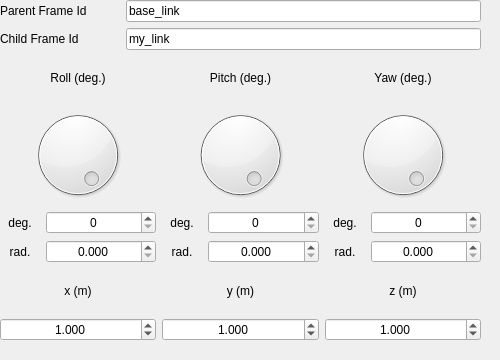
<?xml version="1.0" encoding="UTF-8"?>
<ui version="4.0">
 <class>MainWindow</class>
 <widget class="QMainWindow" name="MainWindow">
  <property name="geometry">
   <rect>
    <x>0</x>
    <y>0</y>
    <width>500</width>
    <height>360</height>
   </rect>
  </property>
  <property name="windowTitle">
   <string>Frame Publisher</string>
  </property>
  <widget class="QWidget" name="centralwidget">
   <property name="sizePolicy">
    <sizepolicy hsizetype="Preferred" vsizetype="Preferred">
     <horstretch>0</horstretch>
     <verstretch>0</verstretch>
    </sizepolicy>
   </property>
   <widget class="QWidget" name="verticalLayoutWidget_5">
    <property name="geometry">
     <rect>
      <x>0</x>
      <y>0</y>
      <width>481</width>
      <height>341</height>
     </rect>
    </property>
    <layout class="QVBoxLayout" name="verticalLayout_5">
     <property name="sizeConstraint">
      <enum>QLayout::SetNoConstraint</enum>
     </property>
     <item>
      <layout class="QVBoxLayout" name="verticalLayout_4">
       <item>
        <layout class="QHBoxLayout" name="horizontalLayout_3">
         <item>
          <widget class="QLabel" name="label_5">
           <property name="minimumSize">
            <size>
             <width>120</width>
             <height>0</height>
            </size>
           </property>
           <property name="text">
            <string>Parent Frame Id</string>
           </property>
          </widget>
         </item>
         <item>
          <widget class="QLineEdit" name="textBoxParentFrameId">
           <property name="text">
            <string>base_link</string>
           </property>
          </widget>
         </item>
        </layout>
       </item>
       <item>
        <layout class="QHBoxLayout" name="horizontalLayout_2">
         <item>
          <widget class="QLabel" name="label_4">
           <property name="minimumSize">
            <size>
             <width>120</width>
             <height>0</height>
            </size>
           </property>
           <property name="text">
            <string>Child Frame Id</string>
           </property>
          </widget>
         </item>
         <item>
          <widget class="QLineEdit" name="textBoxChildFrameId">
           <property name="text">
            <string>my_link</string>
           </property>
          </widget>
         </item>
        </layout>
       </item>
      </layout>
     </item>
     <item>
      <layout class="QHBoxLayout" name="horizontalLayout">
       <item>
        <layout class="QVBoxLayout" name="verticalLayout_2">
         <item>
          <widget class="QLabel" name="label_2">
           <property name="text">
            <string>Roll (deg.)</string>
           </property>
           <property name="alignment">
            <set>Qt::AlignCenter</set>
           </property>
          </widget>
         </item>
         <item>
          <widget class="QDial" name="dialRoll">
           <property name="maximum">
            <number>360</number>
           </property>
           <property name="sliderPosition">
            <number>0</number>
           </property>
           <property name="orientation">
            <enum>Qt::Horizontal</enum>
           </property>
           <property name="invertedAppearance">
            <bool>true</bool>
           </property>
           <property name="invertedControls">
            <bool>false</bool>
           </property>
          </widget>
         </item>
         <item>
          <layout class="QHBoxLayout" name="horizontalLayout_8">
           <item>
            <widget class="QLabel" name="label_10">
             <property name="sizePolicy">
              <sizepolicy hsizetype="Preferred" vsizetype="Preferred">
               <horstretch>0</horstretch>
               <verstretch>0</verstretch>
              </sizepolicy>
             </property>
             <property name="maximumSize">
              <size>
               <width>40</width>
               <height>16777215</height>
              </size>
             </property>
             <property name="text">
              <string>deg.</string>
             </property>
             <property name="alignment">
              <set>Qt::AlignCenter</set>
             </property>
            </widget>
           </item>
           <item>
            <widget class="QSpinBox" name="textBoxRollDeg">
             <property name="alignment">
              <set>Qt::AlignCenter</set>
             </property>
             <property name="maximum">
              <number>360</number>
             </property>
            </widget>
           </item>
          </layout>
         </item>
         <item>
          <layout class="QHBoxLayout" name="horizontalLayout_7">
           <item>
            <widget class="QLabel" name="label_9">
             <property name="sizePolicy">
              <sizepolicy hsizetype="Preferred" vsizetype="Preferred">
               <horstretch>0</horstretch>
               <verstretch>0</verstretch>
              </sizepolicy>
             </property>
             <property name="maximumSize">
              <size>
               <width>40</width>
               <height>16777215</height>
              </size>
             </property>
             <property name="text">
              <string>rad.</string>
             </property>
             <property name="alignment">
              <set>Qt::AlignCenter</set>
             </property>
            </widget>
           </item>
           <item>
            <widget class="QDoubleSpinBox" name="textBoxRollRad">
             <property name="alignment">
              <set>Qt::AlignCenter</set>
             </property>
             <property name="decimals">
              <number>3</number>
             </property>
             <property name="maximum">
              <double>9.000000000000000</double>
             </property>
             <property name="stepType">
              <enum>QAbstractSpinBox::DefaultStepType</enum>
             </property>
            </widget>
           </item>
          </layout>
         </item>
         <item>
          <widget class="QLabel" name="label_11">
           <property name="text">
            <string>x (m)</string>
           </property>
           <property name="alignment">
            <set>Qt::AlignCenter</set>
           </property>
          </widget>
         </item>
         <item>
          <layout class="QHBoxLayout" name="horizontalLayout_5">
           <item>
            <widget class="QDoubleSpinBox" name="textBoxX">
             <property name="alignment">
              <set>Qt::AlignCenter</set>
             </property>
             <property name="decimals">
              <number>3</number>
             </property>
             <property name="maximum">
              <double>9.000000000000000</double>
             </property>
             <property name="stepType">
              <enum>QAbstractSpinBox::DefaultStepType</enum>
             </property>
             <property name="value">
              <double>1.000000000000000</double>
             </property>
            </widget>
           </item>
          </layout>
         </item>
        </layout>
       </item>
       <item>
        <layout class="QVBoxLayout" name="verticalLayout_3">
         <item>
          <widget class="QLabel" name="label_3">
           <property name="text">
            <string>Pitch (deg.)</string>
           </property>
           <property name="alignment">
            <set>Qt::AlignCenter</set>
           </property>
          </widget>
         </item>
         <item>
          <widget class="QDial" name="dialPitch">
           <property name="maximum">
            <number>360</number>
           </property>
           <property name="invertedAppearance">
            <bool>true</bool>
           </property>
          </widget>
         </item>
         <item>
          <layout class="QHBoxLayout" name="horizontalLayout_9">
           <item>
            <widget class="QLabel" name="label_13">
             <property name="sizePolicy">
              <sizepolicy hsizetype="Preferred" vsizetype="Preferred">
               <horstretch>0</horstretch>
               <verstretch>0</verstretch>
              </sizepolicy>
             </property>
             <property name="maximumSize">
              <size>
               <width>40</width>
               <height>16777215</height>
              </size>
             </property>
             <property name="text">
              <string>deg.</string>
             </property>
             <property name="alignment">
              <set>Qt::AlignCenter</set>
             </property>
            </widget>
           </item>
           <item>
            <widget class="QSpinBox" name="textBoxPitchDeg">
             <property name="alignment">
              <set>Qt::AlignCenter</set>
             </property>
             <property name="maximum">
              <number>360</number>
             </property>
            </widget>
           </item>
          </layout>
         </item>
         <item>
          <layout class="QHBoxLayout" name="horizontalLayout_10">
           <item>
            <widget class="QLabel" name="label_14">
             <property name="sizePolicy">
              <sizepolicy hsizetype="Preferred" vsizetype="Preferred">
               <horstretch>0</horstretch>
               <verstretch>0</verstretch>
              </sizepolicy>
             </property>
             <property name="maximumSize">
              <size>
               <width>40</width>
               <height>16777215</height>
              </size>
             </property>
             <property name="text">
              <string>rad.</string>
             </property>
             <property name="alignment">
              <set>Qt::AlignCenter</set>
             </property>
            </widget>
           </item>
           <item>
            <widget class="QDoubleSpinBox" name="textBoxPitchRad">
             <property name="alignment">
              <set>Qt::AlignCenter</set>
             </property>
             <property name="decimals">
              <number>3</number>
             </property>
             <property name="maximum">
              <double>9.000000000000000</double>
             </property>
             <property name="stepType">
              <enum>QAbstractSpinBox::DefaultStepType</enum>
             </property>
            </widget>
           </item>
          </layout>
         </item>
         <item>
          <widget class="QLabel" name="label_7">
           <property name="text">
            <string>y (m)</string>
           </property>
           <property name="alignment">
            <set>Qt::AlignCenter</set>
           </property>
          </widget>
         </item>
         <item>
          <layout class="QHBoxLayout" name="horizontalLayout_6">
           <item>
            <widget class="QDoubleSpinBox" name="textBoxY">
             <property name="alignment">
              <set>Qt::AlignCenter</set>
             </property>
             <property name="decimals">
              <number>3</number>
             </property>
             <property name="value">
              <double>1.000000000000000</double>
             </property>
            </widget>
           </item>
          </layout>
         </item>
        </layout>
       </item>
       <item>
        <layout class="QVBoxLayout" name="verticalLayout">
         <item>
          <widget class="QLabel" name="label">
           <property name="text">
            <string>Yaw (deg.)</string>
           </property>
           <property name="alignment">
            <set>Qt::AlignCenter</set>
           </property>
          </widget>
         </item>
         <item>
          <widget class="QDial" name="dialYaw">
           <property name="maximum">
            <number>360</number>
           </property>
           <property name="invertedAppearance">
            <bool>true</bool>
           </property>
          </widget>
         </item>
         <item>
          <layout class="QHBoxLayout" name="horizontalLayout_11">
           <item>
            <widget class="QLabel" name="label_15">
             <property name="sizePolicy">
              <sizepolicy hsizetype="Preferred" vsizetype="Preferred">
               <horstretch>0</horstretch>
               <verstretch>0</verstretch>
              </sizepolicy>
             </property>
             <property name="maximumSize">
              <size>
               <width>40</width>
               <height>16777215</height>
              </size>
             </property>
             <property name="text">
              <string>deg.</string>
             </property>
             <property name="alignment">
              <set>Qt::AlignCenter</set>
             </property>
            </widget>
           </item>
           <item>
            <widget class="QSpinBox" name="textBoxYawDeg">
             <property name="alignment">
              <set>Qt::AlignCenter</set>
             </property>
             <property name="maximum">
              <number>360</number>
             </property>
            </widget>
           </item>
          </layout>
         </item>
         <item>
          <layout class="QHBoxLayout" name="horizontalLayout_12">
           <item>
            <widget class="QLabel" name="label_16">
             <property name="sizePolicy">
              <sizepolicy hsizetype="Preferred" vsizetype="Preferred">
               <horstretch>0</horstretch>
               <verstretch>0</verstretch>
              </sizepolicy>
             </property>
             <property name="maximumSize">
              <size>
               <width>40</width>
               <height>16777215</height>
              </size>
             </property>
             <property name="text">
              <string>rad.</string>
             </property>
             <property name="alignment">
              <set>Qt::AlignCenter</set>
             </property>
            </widget>
           </item>
           <item>
            <widget class="QDoubleSpinBox" name="textBoxYawRad">
             <property name="alignment">
              <set>Qt::AlignCenter</set>
             </property>
             <property name="decimals">
              <number>3</number>
             </property>
             <property name="maximum">
              <double>9.000000000000000</double>
             </property>
             <property name="stepType">
              <enum>QAbstractSpinBox::DefaultStepType</enum>
             </property>
            </widget>
           </item>
          </layout>
         </item>
         <item>
          <widget class="QLabel" name="label_12">
           <property name="text">
            <string>z (m)</string>
           </property>
           <property name="alignment">
            <set>Qt::AlignCenter</set>
           </property>
          </widget>
         </item>
         <item>
          <layout class="QHBoxLayout" name="horizontalLayout_4">
           <item>
            <widget class="QDoubleSpinBox" name="textBoxZ">
             <property name="alignment">
              <set>Qt::AlignCenter</set>
             </property>
             <property name="decimals">
              <number>3</number>
             </property>
             <property name="value">
              <double>1.000000000000000</double>
             </property>
            </widget>
           </item>
          </layout>
         </item>
        </layout>
       </item>
      </layout>
     </item>
    </layout>
   </widget>
  </widget>
 </widget>
 <resources/>
 <connections/>
</ui>
